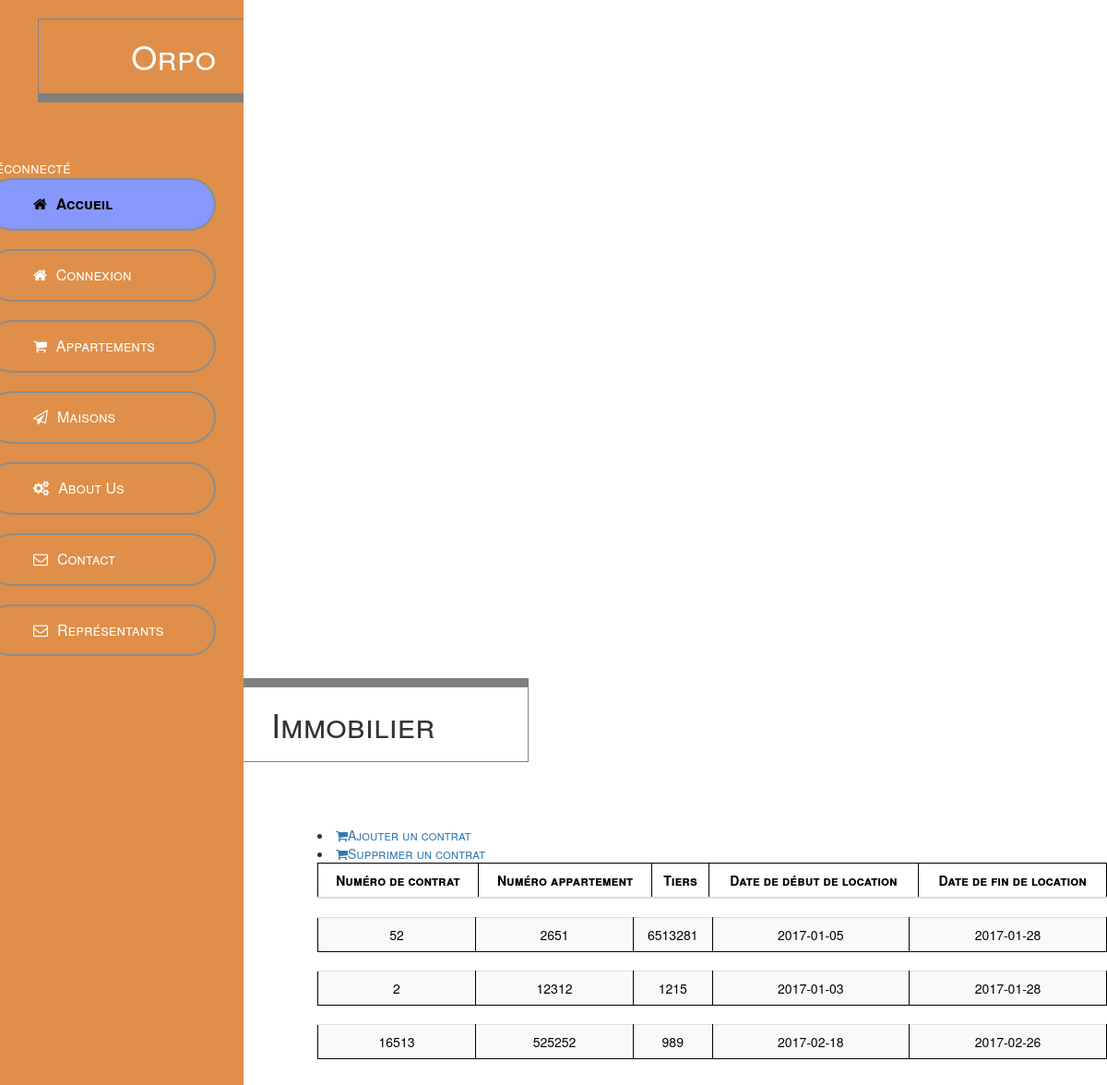
The app's page /index.php?p=contract.php with its own data.
### tables this page shows
CREATE TABLE `contratsgestionlocation` (
  `NUMCONTRAT` int(11) NOT NULL,
  `NUMAPPARTEMENT` int(11) NOT NULL,
  `NUMTIERS` int(11) NOT NULL,
  `PRIXGESTTRIMESTRE` varchar(10) DEFAULT NULL,
  `TARIFTRIMESTRE` varchar(10) DEFAULT NULL,
  `DATEDEBUT` date DEFAULT NULL,
  `DATEFIN` date DEFAULT NULL
);

### index.php (called while the page is built, shortened)
<?php
	if(!isset($_GET['p']) || $_GET['p']=="")
	{
		$contenu = "accueil.php";
	}
	else
	{
		if(!file_exists($_GET['p']))
			$contenu = "404.php";
		else
			$contenu = $_GET['p'];
	}
		require $contenu;
		$content = ob_get_contents();
	require "layout.php";
?>

### contract.php (the view)
<!DOCTYPE html>
    <h1 class="logo-right hidden-xs margin-bottom-60">Immobilier</h1>
    <div class="tm-right-inner-container"><br/><br/><br/><br/><br/><br/><br/><br/><br/>
    <li><a href="index.php?p=adContract.php"><i class="fa fa-shopping-cart fa-medium"></i>Ajouter un contrat</a></li>
    <li><a href="index.php?p=delContract.php"><i class="fa fa-shopping-cart fa-medium"></i>Supprimer un contrat</a></li>
    <table class="table table-striped table-hover">
                                    <thead>
                                    <tr>
                                        <th  style=" text-align : center ">Numéro de contrat</th>
                                        <th  style=" text-align : center ">Numéro appartement</th>
                                        <th  style=" text-align : center ">Tiers</th>
                                        <th  style="text-align : center ">Date de début de location</th>
                                        <th  style=" text-align : center ">Date de fin de location</th>
                                    </tr>
                                    </thead>
    </table>
    <?php
    $bdd = new PDO("mysql:host=127.0.0.1;dbname=mlr1","root","");
    $req = $bdd->query('SELECT numcontrat, numappartement, numtiers, datedebut, datefin FROM contratsgestionlocation');
    $contratsgestionlocation = $req -> fetchAll();
    foreach($contratsgestionlocation as $contrats ): ?>
    <table class="table table-striped table-hover">
                                    <tbody >
                                            <tr>
                                                <td style=" text-align : center " width=20% ><?= $contrats['numcontrat']?></td>
                                                <td style=" text-align : center" width=20%><?= $contrats['numappartement']?></td>
                                                <td style=" text-align : center" width=10%><?= $contrats['numtiers']?></td>
                                                <td style=" text-align : center" width=25%><?= $contrats['datedebut']?></td>
                                                <td style=" text-align : center" width=25% ><?= $contrats['datefin']?></td>
                                            </tr>
                                    </tbody>
                                </table>
      <?php endforeach ?>

### layout.php (shortened to what this page needs)
<!DOCTYPE html>
<head>
	<link href="css/bootstrap.css" rel="stylesheet" type="text/css">
	<link href="css/font-awesome.min.css" rel="stylesheet" type="text/css">
	<link href="css/templatemo_style.css" rel="stylesheet" type="text/css">
	<link href="js/zoombox/zoombox.css" rel="stylesheet" >
    <link rel="stylesheet" href="//code.jquery.com/ui/1.12.1/themes/base/jquery-ui.css">
    <link rel="stylesheet" href="/resources/demos/style.css">
</head>
<body>
	<div class="templatemo-container">
		<div class="col-lg-6 col-md-6 col-sm-6 col-xs-12 black-bg left-container">
			<h1 class="logo-left hidden-xs margin-bottom-60">Orpo</h1>
			<div class="tm-left-inner-container">
				<ul class="nav nav-stacked templatemo-nav">
                     <?php
      if(isset($_SESSION['connecte']) && $_SESSION['connecte'] == true){
        ?>
      <p>Connecté</p>
      <?php
      }else{
          ?>
     Déconnecté
      <?php
      }
      ?>
				  <li><a href="index.php?p=accueil.php" class="active"><i class="fa fa-home fa-medium"></i>Accueil</a></li>
                   <?php
            if(isset($_SESSION['connecte']) && $_SESSION['connecte']==true){
              ?>
          <li><a href="logout" ><i class="fa fa-home fa-medium"></i>Deconnexion</a></li>
              <?php
            }else{
              ?>
          <li><a href="login" ><i class="fa fa-home fa-medium"></i>Connexion</a></li>
              <?php
            }
           ?>
				  <li><a href="index.php?p=products.php"><i class="fa fa-shopping-cart fa-medium"></i>Appartements</a></li>
				  <li><a href="index.php?p=services.php"><i class="fa fa-send-o fa-medium"></i>Maisons</a></li>
				  <li><a href="index.php?p=about.php"><i class="fa fa-gears fa-medium"></i>About Us</a></li>
				  <li><a href="index.php?p=contact.php"><i class="fa fa-envelope-o fa-medium"></i>Contact</a></li>
                     <li><a href="index.php?p=representant.php"><i class="fa fa-envelope-o fa-medium"></i>Représentants</a></li>
				</ul>
			</div>
			</div>
			<?php echo $content; ?>
			</div>
		</div>
</body>
</html>
</body>
</html>

### css/templatemo_style.css (style rules this page uses)
* { font-variant: small-caps; }
html, body { height: 100%; }
h1, h2 { margin-bottom: 20px; }
.templatemo-container { display: table; width: 100%; height: 100%; table-layout: fixed; }
.left-container { display: table-cell; float: none; width: 22%; padding-bottom: 20px; padding-left: 30px; padding-right: 0; }
.black-bg { color: white; background-color: rgba(223, 143, 73, 1); }
.tm-left-inner-container { margin-right: 30px; }
.tm-right-inner-container { margin-left: 80px; max-width: 1000px; }
.logo-left { border-top: 1px solid gray; border-right: none; border-bottom: 10px solid gray; border-left: 1px solid gray; float: right; padding: 20px 30px 20px 100px; text-align: right; }
.logo-right { border-top: 10px solid gray; border-right: 1px solid gray; border-bottom: 1px solid gray; border-left: none; float: left; padding: 20px 100px 20px 30px; }
.templatemo-nav { clear: both; font-size: 16px; font-weight: 300; float: right; min-width: 250px; }
.templatemo-nav>li>a { border: 2px solid #8C8C8C; border-radius: 50px; color: white; padding: 15px 50px; margin-bottom: 20px; transition: background-color 0.3s; }
.templatemo-nav>li>a:hover, .templatemo-nav>li>a:focus, .templatemo-nav>li>a.active { background-color: #8698fc; color: #000; font-weight: 700; }
.templatemo-nav>li>a>.fa { margin-right: 10px; }
.margin-bottom-60 { margin-bottom: 60px; }

### css/style.css (style rules this page uses)
table, th, td { border: 1px solid black; color: black; }
td { width: px }

### records on screen
contratsgestionlocation: NUMCONTRAT "52", NUMAPPARTEMENT "2651", NUMTIERS "6513281", DATEDEBUT "2017-01-05", DATEFIN "2017-01-28"
contratsgestionlocation: NUMCONTRAT "2", NUMAPPARTEMENT "12312", NUMTIERS "1215", DATEDEBUT "2017-01-03", DATEFIN "2017-01-28"
contratsgestionlocation: NUMCONTRAT "16513", NUMAPPARTEMENT "525252", NUMTIERS "989", DATEDEBUT "2017-02-18", DATEFIN "2017-02-26"
